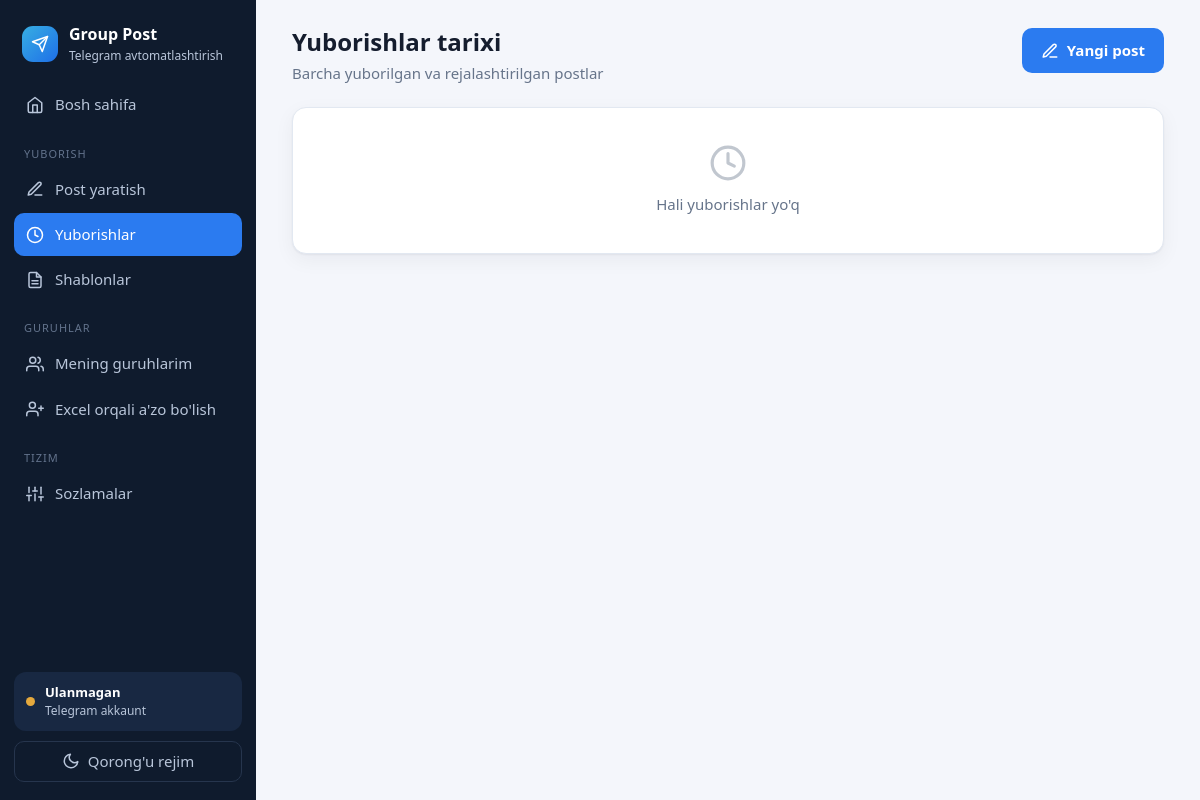
/jobs, run on an earlier commit of the app's database.
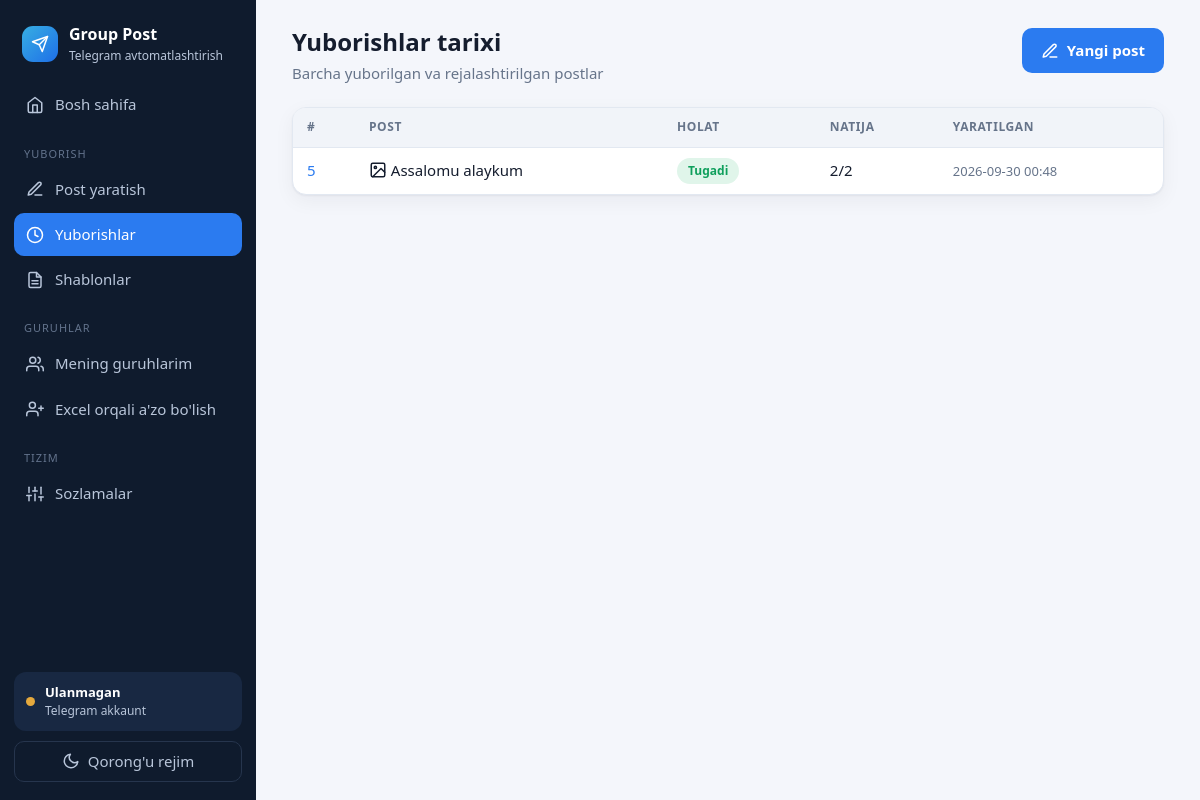
And on a later commit of the database.
### tables this page shows
CREATE TABLE jobs(
    id INTEGER PRIMARY KEY AUTOINCREMENT,
    text TEXT, parse_mode TEXT DEFAULT 'none',
    media_path TEXT, media_type TEXT,
    status TEXT DEFAULT 'draft',
    min_delay INTEGER, max_delay INTEGER,
    scheduled_at TEXT, created_at TEXT, started_at TEXT, finished_at TEXT,
    next_at TEXT, error TEXT,
    total INTEGER DEFAULT 0, done INTEGER DEFAULT 0, failed INTEGER DEFAULT 0
);

### code/app/main.py (the view)
@app.get("/jobs")
async def jobs_page(request: Request):
    jobs = db.q("SELECT * FROM jobs WHERE status!='draft' ORDER BY id DESC LIMIT 200")
    return page(request, "jobs.html", jobs=jobs)

### code/app/templates/jobs.html
{% extends "base.html" %}{% block title %}Yuborishlar{% endblock %}
{% block content %}
<div class="page-h"><div><h1>Yuborishlar tarixi</h1><p class="sub">Barcha yuborilgan va rejalashtirilgan postlar</p></div><a class="btn" href="/compose">{{ ic('edit') }} Yangi post</a></div>
<div class="card" style="padding:0">
{% if jobs %}<div class="tbl-wrap" style="border:0"><table><thead><tr><th>#</th><th>Post</th><th>Holat</th><th>Natija</th><th>Yaratilgan</th></tr></thead><tbody>
{% for j in jobs %}<tr onclick="location='/jobs/{{ j.id }}'" style="cursor:pointer">
  <td><a href="/jobs/{{ j.id }}">{{ j.id }}</a></td>
  <td>{{ ic('image') if j.media_type=='image' }}{{ ic('video') if j.media_type=='video' }} {{ (j.text or '(matnsiz)')[:70] }}</td>
  <td><span class="badge b-{{ j.status }}">{{ STATUS[j.status] }}</span>{% if j.status=='scheduled' %}<div class="mut tiny">{{ j.scheduled_at[:16] }}</div>{% endif %}</td>
  <td class="nowrap">{{ j.done }}/{{ j.total }}{% if j.failed %} <span style="color:var(--bad)">· {{ j.failed }} xato</span>{% endif %}</td>
  <td class="mut small nowrap">{{ j.created_at[:16] }}</td></tr>{% endfor %}</tbody></table></div>
{% else %}<div class="empty">{{ ic('clock') }}<div>Hali yuborishlar yo'q</div></div>{% endif %}
</div>
{% endblock %}

### code/app/templates/base.html (shortened to what this page needs)
<!doctype html>
<html lang="uz"><head><meta charset="utf-8"><meta name="viewport" content="width=device-width,initial-scale=1">
<link rel="stylesheet" href="/static/style.css">
</head><body>
{% set p = request.url.path %}
{% set acc = account() %}
<div class="app">
<aside class="side" id="side">
  <div class="brand"><div class="logo">{{ ic('send') }}</div><div>Group Post<small>Telegram avtomatlashtirish</small></div></div>
  <nav class="nav">
    <a href="/" class="{{ 'active' if p == '/' }}">{{ ic('home') }} Bosh sahifa</a>
    <div class="nav-sec">Yuborish</div>
    <a href="/compose" class="{{ 'active' if p.startswith('/compose') or p.startswith('/preview') }}">{{ ic('edit') }} Post yaratish</a>
    <a href="/jobs" class="{{ 'active' if p.startswith('/jobs') }}">{{ ic('clock') }} Yuborishlar</a>
    <a href="/templates" class="{{ 'active' if p.startswith('/templates') }}">{{ ic('file-text') }} Shablonlar</a>
    <div class="nav-sec">Guruhlar</div>
    <a href="/groups" class="{{ 'active' if p.startswith('/groups') }}">{{ ic('users') }} Mening guruhlarim</a>
    <a href="/join" class="{{ 'active' if p.startswith('/join') }}">{{ ic('user-plus') }} Excel orqali a'zo bo'lish</a>
    <div class="nav-sec">Tizim</div>
    <a href="/settings" class="{{ 'active' if p.startswith('/settings') }}">{{ ic('settings') }} Sozlamalar</a>
  </nav>
  <div class="side-foot">
    <a href="/settings" style="text-decoration:none"><div class="acct {{ 'on' if acc }}"><span class="dot"></span>
      <div>{% if acc %}<b>{{ acc.name }}</b><small>+{{ acc.phone }}</small>{% else %}<b>Ulanmagan</b><small>Telegram akkaunt</small>{% endif %}</div></div></a>
    <button class="theme-btn" data-theme-toggle><svg class="ic" viewBox="0 0 24 24" data-theme-icon><use href="#i-moon"/></svg><span data-theme-label>Qorong'u rejim</span></button>
  </div>
</aside>
<main class="main">
{% block content %}{% endblock %}
</main></div>
</body></html>

### code/app/static/style.css (style rules this page uses)
:root { color-scheme:light; --bg:#f4f6fb;--surface:#fff;--surface2:#f1f4f9;--tx:#151d2e;--mut:#66748a;--bd:#e2e8f1; --pri:#2b7bf0;--pri2:#1d64d1;--pri-soft:#e7f0fe; --ok:#0f9f5c;--ok-soft:#e0f5ea;--warn:#b97400;--warn-soft:#fff3d3;--bad:#d93f3f;--bad-soft:#fde8e8; --bub:#e5f1ff;--side:#0f1b2d;--side-tx:#b9c6da;--side-hv:#182842; --sh:0 1px 2px rgba(18,28,48,.05),0 6px 20px rgba(18,28,48,.05);--r:14px;--r-sm:10px; }
* { box-sizing:border-box }
html { scroll-behavior:smooth }
body { margin:0;background:var(--bg);color:var(--tx);font:15px/1.55 "Segoe UI",system-ui,-apple-system,Roboto,sans-serif;-webkit-font-smoothing:antialiased }
a { color:var(--pri);text-decoration:none }
h1 { font-size:24px;line-height:1.2;margin:0 }
.ic { width:18px;height:18px;fill:none;stroke:currentColor;stroke-width:2;stroke-linecap:round;stroke-linejoin:round;flex:none;vertical-align:-3px }
.mut { color:var(--mut) }
.small { font-size:13px }
.nowrap { white-space:nowrap }
.app { display:grid;grid-template-columns:256px minmax(0,1fr);min-height:100vh }
.side { background:var(--side);color:var(--side-tx);position:sticky;top:0;height:100vh;display:flex;flex-direction:column;padding:18px 14px;z-index:30;overflow-y:auto }
.brand { display:flex;align-items:center;gap:11px;color:#fff;font-weight:700;font-size:16px;padding:4px 8px 18px }
.brand .logo { width:36px;height:36px;border-radius:11px;background:linear-gradient(135deg,#37aee2,#1e6fe8);display:grid;place-items:center;color:#fff }
.brand small { display:block;color:var(--side-tx);font-weight:400;font-size:12px }
.nav-sec { font-size:11px;letter-spacing:.09em;text-transform:uppercase;color:#63738c;padding:16px 10px 6px }
.nav a { display:flex;align-items:center;gap:11px;padding:10px 12px;border-radius:10px;color:var(--side-tx);font-weight:500;text-decoration:none;margin-bottom:2px }
.nav a.active { background:var(--pri);color:#fff }
.side-foot { margin-top:auto;padding-top:14px }
.acct { display:flex;gap:10px;align-items:center;background:var(--side-hv);border-radius:12px;padding:10px 12px;color:#fff;font-size:13px }
.acct .dot { width:9px;height:9px;border-radius:50%;background:#e5a93d;flex:none }
.acct small { display:block;color:var(--side-tx);font-size:12px }
.acct b { display:block;overflow:hidden;text-overflow:ellipsis;white-space:nowrap;max-width:150px }
.theme-btn { margin-top:10px;width:100%;display:flex;justify-content:center;gap:8px;align-items:center;background:transparent;color:var(--side-tx);border:1px solid #26354d;border-radius:10px;padding:8px;font:inherit;cursor:pointer }
.main { padding:28px clamp(16px,3vw,40px) 60px;max-width:1240px;width:100% }
.page-h { display:flex;justify-content:space-between;align-items:flex-start;gap:16px;flex-wrap:wrap;margin-bottom:22px }
.page-h .sub { color:var(--mut);margin:5px 0 0 }
.card { background:var(--surface);border:1px solid var(--bd);border-radius:var(--r);padding:20px;margin-bottom:18px;box-shadow:var(--sh) }
.btn { display:inline-flex;align-items:center;justify-content:center;gap:8px;background:var(--pri);color:#fff;border:1px solid transparent;border-radius:var(--r-sm);padding:10px 18px;font:inherit;font-weight:600;cursor:pointer;text-decoration:none!important;transition:.12s;white-space:nowrap }
.tbl-wrap { overflow:auto;border:1px solid var(--bd);border-radius:12px }
table { width:100%;border-collapse:collapse }
th,td { padding:10px 14px;text-align:left;vertical-align:middle;border-bottom:1px solid var(--bd) }
th { font-size:12px;text-transform:uppercase;letter-spacing:.05em;color:var(--mut);font-weight:600;background:var(--surface2);position:sticky;top:0 }
tr:last-child td { border-bottom:0 }
.badge { display:inline-flex;align-items:center;gap:5px;padding:3px 10px;border-radius:99px;font-size:12px;font-weight:600;background:var(--surface2);color:var(--mut);border:1px solid var(--bd);white-space:nowrap }
.b-sent,.b-done,.b-joined,.b-already { background:var(--ok-soft);color:var(--ok);border-color:transparent }

What changed in the data, as far as the page shows it:
added jobs: id "5", text "Assalomu alaykum", status "Tugadi", done "2", total "2", created_at "2026-09-30 00:48"
Also different on the page:
text no longer shown: "Hali yuborishlar yo'q"
text now shown: "# POST HOLAT NATIJA YARATILGAN"
